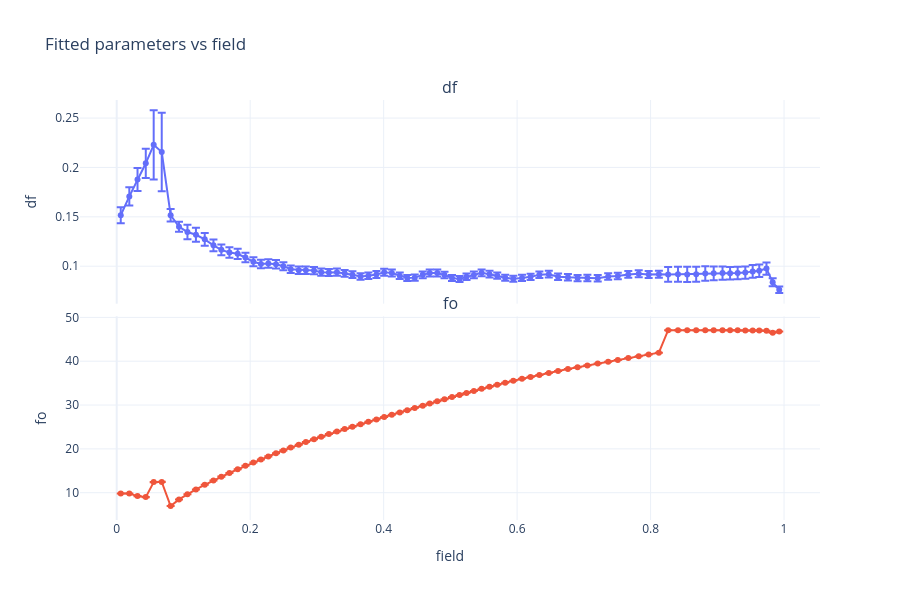

The cell this chart's notebook holds for it:
### Code cell
fits_storage.plot_fit_parameters_subplots(
    data_L_fits,
    x_axis="field",
    params=["df", "fo"],
    x_label= "μ₀H (T)"
)
